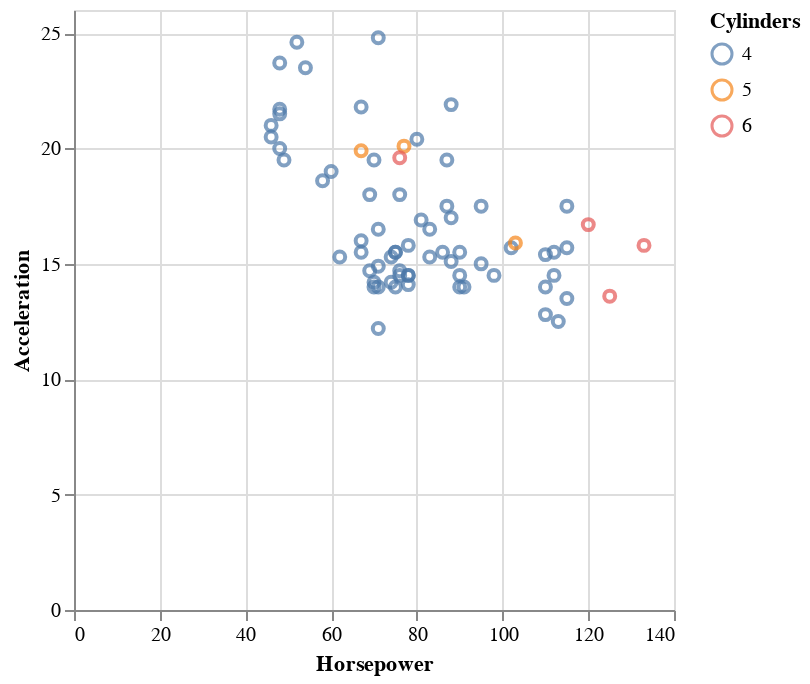

The notebook cell this image was saved under:
### Markdown cell above
Yet, the output is still tabular data, in particular an "IndexedTable" (in the Queryverse jargon), and so we can filer and operate on it as we do with dataframes:

### Code cell
cars |>
  @filter(_.Origin=="Europe") |>
  @vlplot(:point, x=:Horsepower, y=:Acceleration, color="Cylinders:n")

### Figure 1 — Vega-Lite specification as saved in the notebook (floating-point values rounded to 4 significant figures)
{"data": {"values": [{"Acceleration": 17.5, "Cylinders": 4, "Displacement": 133, "Horsepower": 115, "Miles_per_Gallon": null, "Name": "citroen ds-21 pallas", "Origin": "Europe", "Weight_in_lbs": 3090, "Year": "1970-01-01"}, {"Acceleration": 20.5, "Cylinders": 4, "Displacement": 97, "Horsepower": 46, "Miles_per_Gallon": 26, "Name": "volkswagen 1131 deluxe sedan", "Origin": "Europe", "Weight_in_lbs": 1835, "Year": "1970-01-01"}, {"Acceleration": 17.5, "Cylinders": 4, "Displacement": 110, "Horsepower": 87, "Miles_per_Gallon": 25, "Name": "peugeot 504", "Origin": "Europe", "Weight_in_lbs": 2672, "Year": "1970-01-01"}, {"Acceleration": 14.5, "Cylinders": 4, "Displacement": 107, "Horsepower": 90, "Miles_per_Gallon": 24, "Name": "audi 100 ls", "Origin": "Europe", "Weight_in_lbs": 2430, "Year": "1970-01-01"}, {"Acceleration": 17.5, "Cylinders": 4, "Displacement": 104, "Horsepower": 95, "Miles_per_Gallon": 25, "Name": "saab 99e", "Origin": "Europe", "Weight_in_lbs": 2375, "Year": "1970-01-01"}, {"Acceleration": 12.5, "Cylinders": 4, "Displacement": 121, "Horsepower": 113, "Miles_per_Gallon": 26, "Name": "bmw 2002", "Origin": "Europe", "Weight_in_lbs": 2234, "Year": "1970-01-01"}, {"Acceleration": 20, "Cylinders": 4, "Displacement": 97, "Horsepower": 48, "Miles_per_Gallon": null, "Name": "volkswagen super beetle 117", "Origin": "Europe", "Weight_in_lbs": 1978, "Year": "1971-01-01"}, {"Acceleration": 14, "Cylinders": 4, "Displacement": 116, "Horsepower": 90, "Miles_per_Gallon": 28, "Name": "opel 1900", "Origin": "Europe", "Weight_in_lbs": 2123, "Year": "1971-01-01"}, {"Acceleration": 19.5, "Cylinders": 4, "Displacement": 79, "Horsepower": 70, "Miles_per_Gallon": 30, "Name": "peugeot 304", "Origin": "Europe", "Weight_in_lbs": 2074, "Year": "1971-01-01"}, {"Acceleration": 14.5, "Cylinders": 4, "Displacement": 88, "Horsepower": 76, "Miles_per_Gallon": 30, "Name": "fiat 124b", "Origin": "Europe", "Weight_in_lbs": 2065, "Year": "1971-01-01"}, {"Acceleration": 19, "Cylinders": 4, "Displacement": 97, "Horsepower": 60, "Miles_per_Gallon": 27, "Name": "volkswagen model 111", "Origin": "Europe", "Weight_in_lbs": 1834, "Year": "1971-01-01"}, {"Acceleration": 23.5, "Cylinders": 4, "Displacement": 97, "Horsepower": 54, "Miles_per_Gallon": 23, "Name": "volkswagen type 3", "Origin": "Europe", "Weight_in_lbs": 2254, "Year": "1972-01-01"}, {"Acceleration": 14.5, "Cylinders": 4, "Displacement": 121, "Horsepower": 112, "Miles_per_Gallon": 18, "Name": "volvo 145e (sw)", "Origin": "Europe", "Weight_in_lbs": 2933, "Year": "1972-01-01"}, {"Acceleration": 18, "Cylinders": 4, "Displacement": 121, "Horsepower": 76, "Miles_per_Gallon": 22, "Name": "volkswagen 411 (sw)", "Origin": "Europe", "Weight_in_lbs": 2511, "Year": "1972-01-01"}, {"Acceleration": 19.5, "Cylinders": 4, "Displacement": 120, "Horsepower": 87, "Miles_per_Gallon": 21, "Name": "peugeot 504 (sw)", "Origin": "Europe", "Weight_in_lbs": 2979, "Year": "1972-01-01"}, {"Acceleration": 18, "Cylinders": 4, "Displacement": 96, "Horsepower": 69, "Miles_per_Gallon": 26, "Name": "renault 12 (sw)", "Origin": "Europe", "Weight_in_lbs": 2189, "Year": "1972-01-01"}, {"Acceleration": 21, "Cylinders": 4, "Displacement": 97, "Horsepower": 46, "Miles_per_Gallon": 26, "Name": "volkswagen super beetle", "Origin": "Europe", "Weight_in_lbs": 1950, "Year": "1973-01-01"}, {"Acceleration": 15.5, "Cylinders": 4, "Displacement": 98, "Horsepower": 90, "Miles_per_Gallon": 26, "Name": "fiat 124 sport coupe", "Origin": "Europe", "Weight_in_lbs": 2265, "Year": "1973-01-01"}, {"Acceleration": 19.5, "Cylinders": 4, "Displacement": 68, "Horsepower": 49, "Miles_per_Gallon": 29, "Name": "fiat 128", "Origin": "Europe", "Weight_in_lbs": 1867, "Year": "1973-01-01"}, {"Acceleration": 15.5, "Cylinders": 4, "Displacement": 116, "Horsepower": 75, "Miles_per_Gallon": 24, "Name": "opel manta", "Origin": "Europe", "Weight_in_lbs": 2158, "Year": "1973-01-01"}, {"Acceleration": 14, "Cylinders": 4, "Displacement": 114, "Horsepower": 91, "Miles_per_Gallon": 20, "Name": "audi 100ls", "Origin": "Europe", "Weight_in_lbs": 2582, "Year": "1973-01-01"}, {"Acceleration": 15.5, "Cylinders": 4, "Displacement": 121, "Horsepower": 112, "Miles_per_Gallon": 19, "Name": "volvo 144ea", "Origin": "Europe", "Weight_in_lbs": 2868, "Year": "1973-01-01"}, {"Acceleration": 14, "Cylinders": 4, "Displacement": 121, "Horsepower": 110, "Miles_per_Gallon": 24, "Name": "saab 99le", "Origin": "Europe", "Weight_in_lbs": 2660, "Year": "1973-01-01"}, {"Acceleration": 16.5, "Cylinders": 4, "Displacement": 98, "Horsepower": 83, "Miles_per_Gallon": 29, "Name": "audi fox", "Origin": "Europe", "Weight_in_lbs": 2219, "Year": "1974-01-01"}, {"Acceleration": 15.5, "Cylinders": 4, "Displacement": 79, "Horsepower": 67, "Miles_per_Gallon": 26, "Name": "volkswagen dasher", "Origin": "Europe", "Weight_in_lbs": 1963, "Year": "1974-01-01"}, {"Acceleration": 14.5, "Cylinders": 4, "Displacement": 97, "Horsepower": 78, "Miles_per_Gallon": 26, "Name": "opel manta", "Origin": "Europe", "Weight_in_lbs": 2300, "Year": "1974-01-01"}, {"Acceleration": 15.5, "Cylinders": 4, "Displacement": 90, "Horsepower": 75, "Miles_per_Gallon": 24, "Name": "fiat 128", "Origin": "Europe", "Weight_in_lbs": 2108, "Year": "1974-01-01"}, {"Acceleration": 14, "Cylinders": 4, "Displacement": 116, "Horsepower": 75, "Miles_per_Gallon": 26, "Name": "fiat 124 tc", "Origin": "Europe", "Weight_in_lbs": 2246, "Year": "1974-01-01"}, {"Acceleration": 16, "Cylinders": 4, "Displacement": 79, "Horsepower": 67, "Miles_per_Gallon": 31, "Name": "fiat x1.9", "Origin": "Europe", "Weight_in_lbs": 2000, "Year": "1974-01-01"}, {"Acceleration": 16.5, "Cylinders": 4, "Displacement": 90, "Horsepower": 71, "Miles_per_Gallon": 25, "Name": "volkswagen dasher", "Origin": "Europe", "Weight_in_lbs": 2223, "Year": "1975-01-01"}, {"Acceleration": 14, "Cylinders": 4, "Displacement": 90, "Horsepower": 70, "Miles_per_Gallon": 29, "Name": "volkswagen rabbit", "Origin": "Europe", "Weight_in_lbs": 1937, "Year": "1975-01-01"}, {"Acceleration": 15, "Cylinders": 4, "Displacement": 115, "Horsepower": 95, "Miles_per_Gallon": 23, "Name": "audi 100ls", "Origin": "Europe", "Weight_in_lbs": 2694, "Year": "1975-01-01"}, {"Acceleration": 17, "Cylinders": 4, "Displacement": 120, "Horsepower": 88, "Miles_per_Gallon": 23, "Name": "peugeot 504", "Origin": "Europe", "Weight_in_lbs": 2957, "Year": "1975-01-01"}, {"Acceleration": 14.5, "Cylinders": 4, "Displacement": 121, "Horsepower": 98, "Miles_per_Gallon": 22, "Name": "volvo 244dl", "Origin": "Europe", "Weight_in_lbs": 2945, "Year": "1975-01-01"}, {"Acceleration": 13.5, "Cylinders": 4, "Displacement": 121, "Horsepower": 115, "Miles_per_Gallon": 25, "Name": "saab 99le", "Origin": "Europe", "Weight_in_lbs": 2671, "Year": "1975-01-01"}, {"Acceleration": 15.5, "Cylinders": 4, "Displacement": 107, "Horsepower": 86, "Miles_per_Gallon": 28, "Name": "fiat 131", "Origin": "Europe", "Weight_in_lbs": 2464, "Year": "1976-01-01"}, {"Acceleration": 16.9, "Cylinders": 4, "Displacement": 116, "Horsepower": 81, "Miles_per_Gallon": 25, "Name": "opel 1900", "Origin": "Europe", "Weight_in_lbs": 2220, "Year": "1976-01-01"}, {"Acceleration": 15.3, "Cylinders": 4, "Displacement": 101, "Horsepower": 83, "Miles_per_Gallon": 27, "Name": "renault 12tl", "Origin": "Europe", "Weight_in_lbs": 2202, "Year": "1976-01-01"}, {"Acceleration": 14.2, "Cylinders": 4, "Displacement": 90, "Horsepower": 70, "Miles_per_Gallon": 29, "Name": "vw rabbit", "Origin": "Europe", "Weight_in_lbs": 1937, "Year": "1976-01-01"}, {"Acceleration": 12.2, "Cylinders": 4, "Displacement": 97, "Horsepower": 71, "Miles_per_Gallon": 29.5, "Name": "volkswagen rabbit", "Origin": "Europe", "Weight_in_lbs": 1825, "Year": "1976-01-01"}, {"Acceleration": 15.7, "Cylinders": 4, "Displacement": 130, "Horsepower": 102, "Miles_per_Gallon": 20, "Name": "volvo 245", "Origin": "Europe", "Weight_in_lbs": 3150, "Year": "1976-01-01"}, {"Acceleration": 21.9, "Cylinders": 4, "Displacement": 120, "Horsepower": 88, "Miles_per_Gallon": 19, "Name": "peugeot 504", "Origin": "Europe", "Weight_in_lbs": 3270, "Year": "1976-01-01"}, {"Acceleration": 16.7, "Cylinders": 6, "Displacement": 168, "Horsepower": 120, "Miles_per_Gallon": 16.5, "Name": "mercedes-benz 280s", "Origin": "Europe", "Weight_in_lbs": 3820, "Year": "1976-01-01"}, {"Acceleration": 18.6, "Cylinders": 4, "Displacement": 79, "Horsepower": 58, "Miles_per_Gallon": 36, "Name": "renault 5 gtl", "Origin": "Europe", "Weight_in_lbs": 1825, "Year": "1977-01-01"}, {"Acceleration": 14.5, "Cylinders": 4, "Displacement": 97, "Horsepower": 78, "Miles_per_Gallon": 29, "Name": "volkswagen rabbit custom", "Origin": "Europe", "Weight_in_lbs": 1940, "Year": "1977-01-01"}, {"Acceleration": 14.1, "Cylinders": 4, "Displacement": 97, "Horsepower": 78, "Miles_per_Gallon": 30.5, "Name": "volkswagen dasher", "Origin": "Europe", "Weight_in_lbs": 2190, "Year": "1977-01-01"}, {"Acceleration": 12.8, "Cylinders": 4, "Displacement": 121, "Horsepower": 110, "Miles_per_Gallon": 21.5, "Name": "bmw 320i", "Origin": "Europe", "Weight_in_lbs": 2600, "Year": "1977-01-01"}, {"Acceleration": 21.5, "Cylinders": 4, "Displacement": 90, "Horsepower": 48, "Miles_per_Gallon": 43.1, "Name": "volkswagen rabbit custom diesel", "Origin": "Europe", "Weight_in_lbs": 1985, "Year": "1978-01-01"}, {"Acceleration": 15.9, "Cylinders": 5, "Displacement": 131, "Horsepower": 103, "Miles_per_Gallon": 20.3, "Name": "audi 5000", "Origin": "Europe", "Weight_in_lbs": 2830, "Year": "1978-01-01"}, {"Acceleration": 13.6, "Cylinders": 6, "Displacement": 163, "Horsepower": 125, "Miles_per_Gallon": 17, "Name": "volvo 264gl", "Origin": "Europe", "Weight_in_lbs": 3140, "Year": "1978-01-01"}, {"Acceleration": 15.7, "Cylinders": 4, "Displacement": 121, "Horsepower": 115, "Miles_per_Gallon": 21.6, "Name": "saab 99gle", "Origin": "Europe", "Weight_in_lbs": 2795, "Year": "1978-01-01"}, {"Acceleration": 15.8, "Cylinders": 6, "Displacement": 163, "Horsepower": 133, "Miles_per_Gallon": 16.2, "Name": "peugeot 604sl", "Origin": "Europe", "Weight_in_lbs": 3410, "Year": "1978-01-01"}, {"Acceleration": 14.9, "Cylinders": 4, "Displacement": 89, "Horsepower": 71, "Miles_per_Gallon": 31.5, "Name": "volkswagen scirocco", "Origin": "Europe", "Weight_in_lbs": 1990, "Year": "1978-01-01"}, {"Acceleration": 14, "Cylinders": 4, "Displacement": 89, "Horsepower": 71, "Miles_per_Gallon": 31.9, "Name": "vw rabbit custom", "Origin": "Europe", "Weight_in_lbs": 1925, "Year": "1979-01-01"}, {"Acceleration": 20.1, "Cylinders": 5, "Displacement": 183, "Horsepower": 77, "Miles_per_Gallon": 25.4, "Name": "mercedes benz 300d", "Origin": "Europe", "Weight_in_lbs": 3530, "Year": "1979-01-01"}, {"Acceleration": 24.8, "Cylinders": 4, "Displacement": 141, "Horsepower": 71, "Miles_per_Gallon": 27.2, "Name": "peugeot 504", "Origin": "Europe", "Weight_in_lbs": 3190, "Year": "1979-01-01"}, {"Acceleration": 14.7, "Cylinders": 4, "Displacement": 91, "Horsepower": 69, "Miles_per_Gallon": 37.3, "Name": "fiat strada custom", "Origin": "Europe", "Weight_in_lbs": 2130, "Year": "1979-01-01"}, {"Acceleration": 14.7, "Cylinders": 4, "Displacement": 98, "Horsepower": 76, "Miles_per_Gallon": 41.5, "Name": "vw rabbit", "Origin": "Europe", "Weight_in_lbs": 2144, "Year": "1980-01-01"}, {"Acceleration": 15.8, "Cylinders": 4, "Displacement": 97, "Horsepower": 78, "Miles_per_Gallon": 34.3, "Name": "audi 4000", "Origin": "Europe", "Weight_in_lbs": 2188, "Year": "1980-01-01"}, {"Acceleration": 21.7, "Cylinders": 4, "Displacement": 90, "Horsepower": 48, "Miles_per_Gallon": 44.3, "Name": "vw rabbit c (diesel)", "Origin": "Europe", "Weight_in_lbs": 2085, "Year": "1980-01-01"}, {"Acceleration": 23.7, "Cylinders": 4, "Displacement": 90, "Horsepower": 48, "Miles_per_Gallon": 43.4, "Name": "vw dasher (diesel)", "Origin": "Europe", "Weight_in_lbs": 2335, "Year": "1980-01-01"}, {"Acceleration": 19.9, "Cylinders": 5, "Displacement": 121, "Horsepower": 67, "Miles_per_Gallon": 36.4, "Name": "audi 5000s (diesel)", "Origin": "Europe", "Weight_in_lbs": 2950, "Year": "1980-01-01"}, {"Acceleration": 21.8, "Cylinders": 4, "Displacement": 146, "Horsepower": 67, "Miles_per_Gallon": 30, "Name": "mercedes-benz 240d", "Origin": "Europe", "Weight_in_lbs": 3250, "Year": "1980-01-01"}, {"Acceleration": 17.3, "Cylinders": 4, "Displacement": 85, "Horsepower": null, "Miles_per_Gallon": 40.9, "Name": "renault lecar deluxe", "Origin": "Europe", "Weight_in_lbs": 1835, "Year": "1980-01-01"}, {"Acceleration": 15.3, "Cylinders": 4, "Displacement": 89, "Horsepower": 62, "Miles_per_Gallon": 29.8, "Name": "vokswagen rabbit", "Origin": "Europe", "Weight_in_lbs": 1845, "Year": "1980-01-01"}, {"Acceleration": 15.1, "Cylinders": 4, "Displacement": 122, "Horsepower": 88, "Miles_per_Gallon": 35, "Name": "triumph tr7 coupe", "Origin": "Europe", "Weight_in_lbs": 2500, "Year": "1980-01-01"}, {"Acceleration": 14.2, "Cylinders": 4, "Displacement": 105, "Horsepower": 74, "Miles_per_Gallon": 33, "Name": "volkswagen jetta", "Origin": "Europe", "Weight_in_lbs": 2190, "Year": "1982-01-01"}, {"Acceleration": 15.8, "Cylinders": 4, "Displacement": 100, "Horsepower": null, "Miles_per_Gallon": 34.5, "Name": "renault 18i", "Origin": "Europe", "Weight_in_lbs": 2320, "Year": "1982-01-01"}, {"Acceleration": 20.4, "Cylinders": 4, "Displacement": 141, "Horsepower": 80, "Miles_per_Gallon": 28.1, "Name": "peugeot 505s turbo diesel", "Origin": "Europe", "Weight_in_lbs": 3230, "Year": "1982-01-01"}, {"Acceleration": 15.4, "Cylinders": 4, "Displacement": 121, "Horsepower": 110, "Miles_per_Gallon": null, "Name": "saab 900s", "Origin": "Europe", "Weight_in_lbs": 2800, "Year": "1982-01-01"}, {"Acceleration": 19.6, "Cylinders": 6, "Displacement": 145, "Horsepower": 76, "Miles_per_Gallon": 30.7, "Name": "volvo diesel", "Origin": "Europe", "Weight_in_lbs": 3160, "Year": "1982-01-01"}, {"Acceleration": 15.3, "Cylinders": 4, "Displacement": 105, "Horsepower": 74, "Miles_per_Gallon": 36, "Name": "volkswagen rabbit l", "Origin": "Europe", "Weight_in_lbs": 1980, "Year": "1982-01-01"}, {"Acceleration": 24.6, "Cylinders": 4, "Displacement": 97, "Horsepower": 52, "Miles_per_Gallon": 44, "Name": "vw pickup", "Origin": "Europe", "Weight_in_lbs": 2130, "Year": "1982-01-01"}]}, "encoding": {"color": {"field": "Cylinders", "type": "nominal"}, "x": {"field": "Horsepower", "type": "quantitative"}, "y": {"field": "Acceleration", "type": "quantitative"}}, "mark": "point"}
